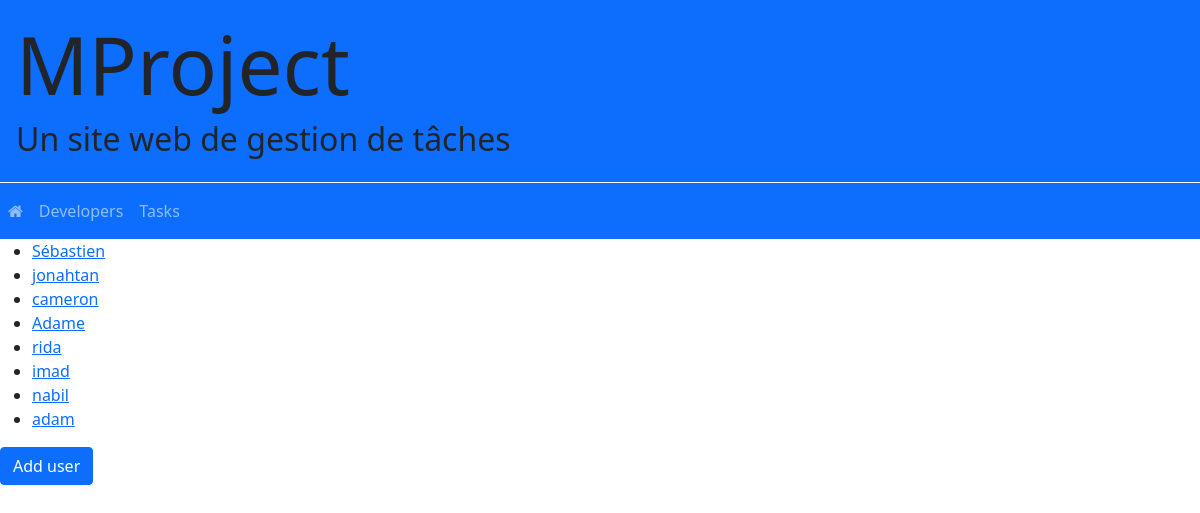
/developer/, run on an earlier commit of the app's database.
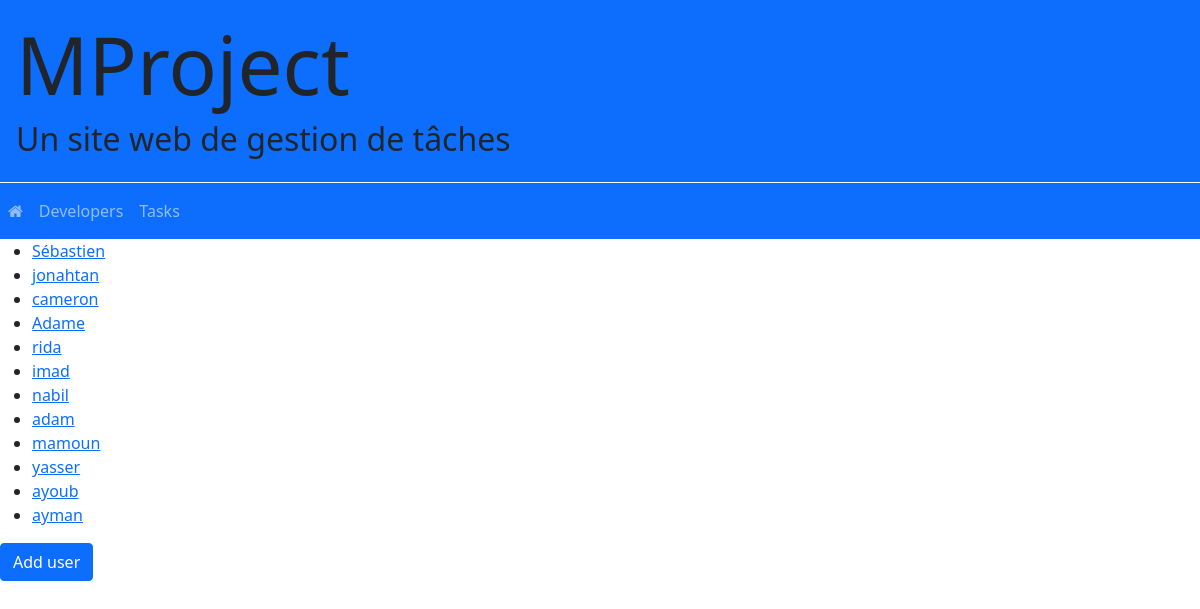
And on a later commit of the database.
### developer/models.py (models this page shows, shortened)
class Developer(models.Model):
    first_name = models.CharField("first name", max_length=200)
    last_name = models.CharField(max_length=200)
    user_name = models.CharField(max_length=50)

### developer/views.py (the view)
# urls.py: path('', IndexView.as_view(), name='index'),
class IndexView(ListView):
    model = Developer
    template_name = "developer/index.html"
    context_object_name = 'developers'
    def get_context_data(self, **kwargs):
        context = super(IndexView, self).get_context_data(**kwargs)
        context['form'] = DeveloperForm
        return context

### developer/templates/developer/index.html (shortened to what this page needs)
{% extends "_base.html" %}
{% block content %}
 {% if developers %}
 <ul>
     {% for dev in developers %}
     <li><a href="{% url 'developer:detail' dev.id %}"> {{ dev.first_name }}</a></li>
     {% endfor %}
 </ul>
 {% else %}
     <p><strong>Il n'y a aucun développeur enregistré !</strong></p>
 {% endif %}
    {% include 'developer/_create_dev_modal.html' %}
{% endblock content %}

What changed in the data, as far as the page shows it:
added Developer: first_name "mamoun"
added Developer: first_name "yasser"
added Developer: first_name "ayoub"
added Developer: first_name "ayman"
